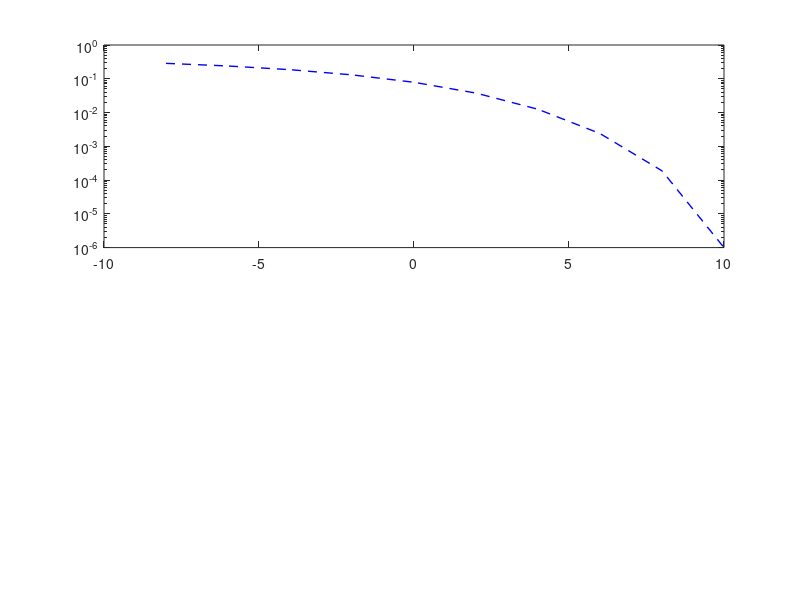

Recreate this plot in MATLAB. (Note: this script raises an error after producing the figure.)
tic
close all; clear var; clc;

% INPUTS AND CONVERSION
Number_of_input_bit = 10^6;
EbN0_dB = -8:2:10;
% ____________________
% BPSK's BER ANALYSIS
% ____________________


Simulated_BER_BPSK_AWGN = zeros(1, length(EbN0_dB));
Simulated_BER_BPSK_RAY = zeros(1, length(EbN0_dB));

for k = 1:length(EbN0_dB)
    data = rand(1, Number_of_input_bit)>=0.5; % A logical operation. 
    transmitted_BPSK = 2 * data -1; % BPSK mapping (antipodal points)
    % Convert the noise in dB to linear scale for every iteration
    h = 1/sqrt(2)* (randn(1, Number_of_input_bit) + 1i* randn(1, Number_of_input_bit));
    noise = 1/sqrt(2)* (randn(1, Number_of_input_bit) + 1i* randn(1, Number_of_input_bit));
    Generated_noise = noise * 10^(-EbN0_dB(k)/20); % for every iteration the noise changes. This value need not be static
    Recieved_BPSK_AWGN = Generated_noise + transmitted_BPSK;
    Recieved_BPSK_RAY = (h.* transmitted_BPSK) + Generated_noise;
    Recieved_BPSK_RAY_1 = Recieved_BPSK_RAY./h;

    % ____________________________________________________________________
    % THRESHOLD DETECTOR OF RECEIVED BIT FOR ERROR/ BIT ERROR CALCULATION
    % ____________________________________________________________________
    estimated_bit_AWGN = real(Recieved_BPSK_AWGN) >=0;
    estimated_bit_RAY = real(Recieved_BPSK_RAY_1) >0;
    
    Simulated_BER_BPSK_AWGN(k) = sum(xor(data, estimated_bit_AWGN))/length(data);
    Simulated_BER_BPSK_RAY(k) = sum(xor(data, estimated_bit_RAY))/length(data);
end

% _____________________
% QPSK's BER ANALYSIS
% _____________________
QPSK_constant = 2; % 1 for BPSK, 2 for QPSK
QPSK_M = 2^QPSK_constant;
Rm_QPSK = log2(QPSK_M); % bit per symbol, here it is = 2
Rc = 1;

BER_QPSK_AWGN = zeros(1, length(EbN0_dB));
BER_QPSK_RAYLEIGH = zeros(1, length(EbN0_dB));

for k = 1:length(EbN0_dB)
    data = randn(1, Number_of_input_bit)>=0; % A logical operation. 
    inphase_data = data(1:2:end);
    quadrature_data = data(2:2:end);
    transmitted_QPSK = sqrt(1/2)*(1i*(2*quadrature_data-1)+(2*inphase_data-1)); % QPSK mapping, generates a pair of real and imaginary components
    % Convert the noise in dB to linear scale for every iteration
    Noise_variance = sqrt(1./((2 * Rm_QPSK * Rc) * 10.^(EbN0_dB(k)/10)));
    Generated_noise = Noise_variance * (randn(1, length(transmitted_QPSK)) + 1i*randn(1, length(transmitted_QPSK)));
    h_RAY = 1/sqrt(2) *  (randn(1, length(transmitted_QPSK)) + 1i*randn(1, length(transmitted_QPSK)));
    % Just like the transmitted data, the noise should also have the inphase and quadrature points
    Recieved_QPSK_AWGN = transmitted_QPSK + Generated_noise;
    Recieved_QPSK_RAYLEIGH = h_RAY.* transmitted_QPSK + Generated_noise;
    Recieved_QPSK_RAYLEIGH_1 = Recieved_QPSK_RAYLEIGH./h_RAY;
    % ____________________________________________________________________
    % THRESHOLD DETECTOR OF RECEIVED BIT FOR ERROR/ BIT ERROR CALCULATION
    % ____________________________________________________________________
    detected_inphase_AWGN = real(Recieved_QPSK_AWGN)>=0;
    detected_quadrature_AWGN = imag(Recieved_QPSK_AWGN)>=0;
       
    detected_inphase_RAYLEIGH = real(Recieved_QPSK_RAYLEIGH_1)>=0;
    detected_quadrature_RAYLEIGH = imag(Recieved_QPSK_RAYLEIGH_1)>=0;
   
 
    Received_symbol1_AWGN = detected_inphase_AWGN + 1i * detected_quadrature_AWGN;
    estimated_bits_AWGN = reshape([detected_inphase_AWGN; detected_quadrature_AWGN],1,[]);
    
    Received_symbol1_RAYLEIGH = detected_inphase_RAYLEIGH + 1i * detected_quadrature_RAYLEIGH;
    estimated_bits_RAYLEIGH = reshape([detected_inphase_RAYLEIGH; detected_quadrature_RAYLEIGH],1,[]);

    BER_QPSK_AWGN(k) = sum(xor(data, estimated_bits_AWGN))/length(data);
    BER_QPSK_RAYLEIGH(k) = sum(xor(data, estimated_bits_RAYLEIGH))/length(data);
end


% _____________________
% 16QAM's BER ANALYSIS\\\\\\\\\\\\\\\\\\\\\\\\\\\\\\\\\\\\\\\\\\\\\\\\\

% _____________________
QAM_M = 16; % for 16-QAM modulation (16 constellation)

%      A           B     3 +      E            F
%                          +
%                          +
%                          +
%                        1 +
%      C           D       +      G            H
%                          +
%  ++++++++++++++++++++++++++++++++++++++++++++++++
%     -3           -1      +      1            3
%                          +
%      I           J    -1 +      M            N
%                          +
%                          +
%                          +
%      K           L    -3 +      O            P
% MQAM = +-(Square_root(M)), therefore array from constellation
Norm_factor = 1/sqrt(10);
% creating the real and imaginary points of the constellation
Real = [(-1*sqrt(QAM_M)/2-1):2:-1 1:2:sqrt(QAM_M)-1]; % [-3,-1,1,3] constellation points
Imaginary = [(-1*sqrt(QAM_M)/2-1):2:-1 1:2:sqrt(QAM_M)-1];
KK = log2(QAM_M);
% A symbol consist of 4 bits.
EsN0_dB = EbN0_dB + 10*log10(KK);

% Mapping to gray code
ref = (0:k-1);
map = bitxor(ref, floor(ref/2));
[value, index] = sort(map);
bitERR_AWGN = zeros(1, length(EbN0_dB));
bitERR_RAYLEIGH = zeros(1, length(EbN0_dB));

for i = 1:length(EbN0_dB)
    % ________________
    % MODULATION
    % ________________

    % Generate the data and group as a symbol of four
    % divide the generated bits into two, and apply gray coding
    Raw_data = rand(1, Number_of_input_bit*KK, 1)>0.5;
    Raw_data = reshape(Raw_data,KK, Number_of_input_bit).';
    bin2Dec = ones(Number_of_input_bit,1)*(2.^((KK/2-1):-1:0));
    % Real part computation
    Raw_data_real = Raw_data(:,(1:KK/2));
    bin2Dec_real = sum(Raw_data_real.*bin2Dec,2);
    Dec2Gray_real = bitxor(bin2Dec_real, floor(bin2Dec_real/2));
    % Imaginary part computation
    Raw_data_Imag = Raw_data(:,(KK/2+1:KK));
    bin2Dec_Imag = sum(Raw_data_Imag.*bin2Dec,2);
    Dec2Gray_Imag = bitxor(bin2Dec_Imag, floor(bin2Dec_Imag/2));
    % Map the Real and Imaginary Gray code into the constellation
    Map_Re = Real(Dec2Gray_real+1);
    Map_Imag = Imaginary(Dec2Gray_Imag+1);
    map_data = Map_Re + 1i*Map_Imag;
    Norm_map_data = Norm_factor * map_data;

    Noise = 1/sqrt(2)*(randn(1,Number_of_input_bit) + 1i*(randn(1, Number_of_input_bit)));
    Transmitted_data_AWGN = Norm_map_data + 10^(-EsN0_dB(i)/20)* Noise;

    h_RAY_1 = 1/sqrt(2) * (randn(1, length(Raw_data)) + 1i*randn(1, length(Raw_data)));
    Transmitted_data_RAYLEIGH = h_RAY_1.* Norm_map_data + 10^(-EsN0_dB(i)/20)* Noise;
    Transmitted_data_RAYLEIGH_1 = Transmitted_data_RAYLEIGH./h_RAY_1;

    % ________________
    % DEMODULATION
    % ________________

    Transmitted_data_Real_AWGN = real(Transmitted_data_AWGN)/Norm_factor;
    Transmitted_data_Imag_AWGN = imag(Transmitted_data_AWGN)/Norm_factor;

    Transmitted_data_Real_RAYLEIGH = real(Transmitted_data_RAYLEIGH_1)/Norm_factor;
    Transmitted_data_Imag_RAYLEIGH = imag(Transmitted_data_RAYLEIGH_1)/Norm_factor;


    % Real part demodulation computation for AWGN
    Tx_Real_AWGN = 2* floor(Transmitted_data_Real_AWGN/2)+1;
    Tx_Real_AWGN(Tx_Real_AWGN>max(Real)) = max(Real);
    Tx_Real_AWGN(Tx_Real_AWGN<min(Real)) = min(Real);
    % Real part demodulation computation for AWGN
    Tx_imag_AWGN = 2*floor(Transmitted_data_Imag_AWGN/2) +1;
    Tx_imag_AWGN(Tx_imag_AWGN>max(Imaginary)) = max(Imaginary);
    Tx_imag_AWGN(Tx_imag_AWGN<min(Imaginary)) = min(Imaginary);

    % Real part demodulation computation for RAYLEIGH
    Tx_Real_RAYLEIGH = 2* floor(Transmitted_data_Real_RAYLEIGH/2)+1;
    Tx_Real_RAYLEIGH(Tx_Real_RAYLEIGH>max(Real)) = max(Real);
    Tx_Real_RAYLEIGH(Tx_Real_RAYLEIGH<min(Real)) = min(Real);
    % Real part demodulation computation for RAYLEIGH
    Tx_imag_RAYLEIGH = 2*floor(Transmitted_data_Imag_RAYLEIGH/2) +1;
    Tx_imag_RAYLEIGH(Tx_imag_RAYLEIGH>max(Imaginary)) = max(Imaginary);
    Tx_imag_RAYLEIGH(Tx_imag_RAYLEIGH<min(Imaginary)) = min(Imaginary);


    % converting constellation to decimal for AWGN
    Tx_Real_Dec_AWGN = index(floor((Tx_Real_AWGN+4)/2+1))-1; % 4 is added because the lowest number is -3, 
    Tx_Imag_Dec_AWGN = index(floor((Tx_imag_AWGN+4)/2+1))-1;
    % converting decimal constellation to binary for AWGN
    Tx_Real_bin_AWGN = dec2bin(Tx_Real_Dec_AWGN, KK/2) - '0';
    Tx_imag_bin_AWGN = dec2bin(Tx_Imag_Dec_AWGN, KK/2) - '0';

    % converting constellation to decimal for RAYLEIGH
    Tx_Real_Dec_RAYLEIGH = index(floor((Tx_Real_RAYLEIGH+4)/2+1))-1; % 4 is added because the lowest number is -3, 
    Tx_Imag_Dec_RAYLEIGH = index(floor((Tx_imag_RAYLEIGH+4)/2+1))-1;
    % converting decimal constellation to binary for RAYLEIGH
    Tx_Real_bin_RAYLEIGH = dec2bin(Tx_Real_Dec_RAYLEIGH, KK/2) - '0';
    Tx_imag_bin_RAYLEIGH = dec2bin(Tx_Imag_Dec_RAYLEIGH, KK/2) - '0';

    % finally demodualated bit, inorder to calculate the bit error
    bitERR_AWGN(i) = size(find(Raw_data_real - Tx_Real_bin_AWGN ),1) + size(find(Raw_data_Imag - Tx_imag_bin_AWGN ),1);
    bitERR_RAYLEIGH(i) = size(find(Raw_data_real - Tx_Real_bin_RAYLEIGH ),1) + size(find(Raw_data_Imag - Tx_imag_bin_RAYLEIGH ),1);
end

BER_16QAM_AWGN = bitERR_AWGN/(Number_of_input_bit * KK);
BER_16QAM_RAYLEIGH = bitERR_RAYLEIGH/(Number_of_input_bit * KK);

% ____________________
%         GRAPH PLOT
% ____________________
subplot(2,1,1)
%%%%%%%%%%%%%%%%%%%%%%%%%%% SIMULATED BPSK OVER AWGN  %%%%%%%%%%%%%%%%%%
semilogy(EbN0_dB, Simulated_BER_BPSK_AWGN, 'b--', 'LineWidth',1);
hold on;
%%%%%%%%%%%%%%%%%%%%%%%%%%% SIMULATED QPSK OVER AWGN %%%%%%%%%%%%%%%%%%
semilogy(EbN0_dB, BER_QPSK_AWGN, 'K--', 'LineWidth',1);
hold on;
%%%%%%%%%%%%%%%%%%%%%%%%%%% SIMULATED 16QAM OVER AWGN %%%%%%%%%%%%%%%%%%
semilogy(EbN0_dB, BER_16QAM_AWGN, 'r-', 'LineWidth',1);
hold on;
% ___________________
% Theoretical BERs AWGN
% ___________________
%%%%%%%%%%%%%%%%%%%%%%%% BPSK OVER AWGN %%%%%%%%%%%%%%%%%%%%%%%%%%%
semilogy(EbN0_dB, 0.5*(erfc(sqrt(10.^(EbN0_dB/10)))), 'y*', 'LineWidth',0.9);
hold on;
%%%%%%%%%%%%%%%%%%%%%%%% QPSK OVER AWGN %%%%%%%%%%%%%%%%%%%%%%%%%%%
semilogy(EbN0_dB, 0.5*(erfc(sqrt(10.^(EbN0_dB/10)))), 'g*', 'LineWidth',0.9);
hold on;
%%%%%%%%%%%%%%%%%%%%%%%% 16QAM OVER AWGN %%%%%%%%%%%%%%%%%%%%%%%%%%%
semilogy(EbN0_dB, (1/KK)*3/2*erfc(sqrt(KK*0.1*(10.^(EbN0_dB/10)))), 'bs', 'MarkerFacecolor', 'b', 'LineWidth',0.9);

title("BPSK, QPSK, 16QAM's BER over AWGN channel");
xlabel('Normalized Signal to Noise ratio (Eb/N0)');
ylabel('Bit Error rate (BER) in dB');

legend('Simluated BPSK ','Simluated QPSK', 'Simluated 16QAM','Theoretical BPSK', ...
    'Theoretical QPSK', 'Theoretical 16QAM', Location='southwest');


subplot(2,1,2)
%%%%%%%%%%%%%%%%%%%%%%%%%%% SIMULATED BPSK OVER RAYLEIGH  %%%%%%%%%%%%%%%%%%
semilogy(EbN0_dB, Simulated_BER_BPSK_RAY, 'm--', 'LineWidth',1);
hold on;
%%%%%%%%%%%%%%%%%%%%%%%%%%% SIMULATED QPSK OVER RAYLEIGH  %%%%%%%%%%%%%%%%%%
semilogy(EbN0_dB, BER_QPSK_RAYLEIGH, 'yo', 'LineWidth',2);
hold on;
%%%%%%%%%%%%%%%%%%%%%%%%%%% SIMULATED 16QAM OVER RAYLEIGH  %%%%%%%%%%%%%%%%%%
semilogy(EbN0_dB, BER_16QAM_RAYLEIGH, 'c*-', 'LineWidth',1);
hold on;

title("BPSK, QPSK, 16QAM's BER over RAYLEIGH channel");
xlabel('Normalized Signal to Noise ratio (Eb/N0)');
ylabel('Bit Error rate (BER) in dB');
% _________________________
% Theoretical BERs RAYLEIGH
% _________________________

%%%%%%%%%%%%%%%%%%%%%%%% BPSK OVER RAYLEIGH %%%%%%%%%%%%%%%%%%%%%%%%
semilogy(EbN0_dB, 0.5*(1-sqrt(10.^(EbN0_dB/10)./(1+(10.^(EbN0_dB/10))))), 'k*', 'LineWidth',0.9);
hold on; 
%%%%%%%%%%%%%%%%%%%%%%%% QPSK OVER RAYLEIGH %%%%%%%%%%%%%%%%%%%%%%%%
semilogy(EbN0_dB, 0.5.*(1-sqrt(10.^(EbN0_dB/10)./(10.^(EbN0_dB/10)+1))), 'gd', 'LineWidth',1.5);
hold on;
%%%%%%%%%%%%%%%%%%%%%%%% 16QAM OVER RAYLEIGH %%%%%%%%%%%%%%%%%%%%%%%
theoretical_QAM_RAY = 3/8 * ( 1 - sqrt(2/5*10.^(EbN0_dB/10)*log2(QAM_M)/log2(QAM_M)./(1+2/5*10.^(EbN0_dB/10)*log2(QAM_M)/log2(QAM_M))) );
semilogy(EbN0_dB, theoretical_QAM_RAY, 'o', 'MarkerFacecolor', 'r', 'LineWidth',0.9);

title("BPSK, QPSK, 16QAM's BER over RAYLEIGH channel");
xlabel('Normalized Signal to Noise ratio (Eb/N0)');
ylabel('Bit Error rate (BER) in dB');

legend('Simluated BPSK ','Simluated QPSK', 'Simluated 16QAM','Theoretical BPSK', ...
    'Theoretical QPSK', 'Theoretical 16QAM', Location='southwest');
hold on; 
axis tight
grid on
toc
